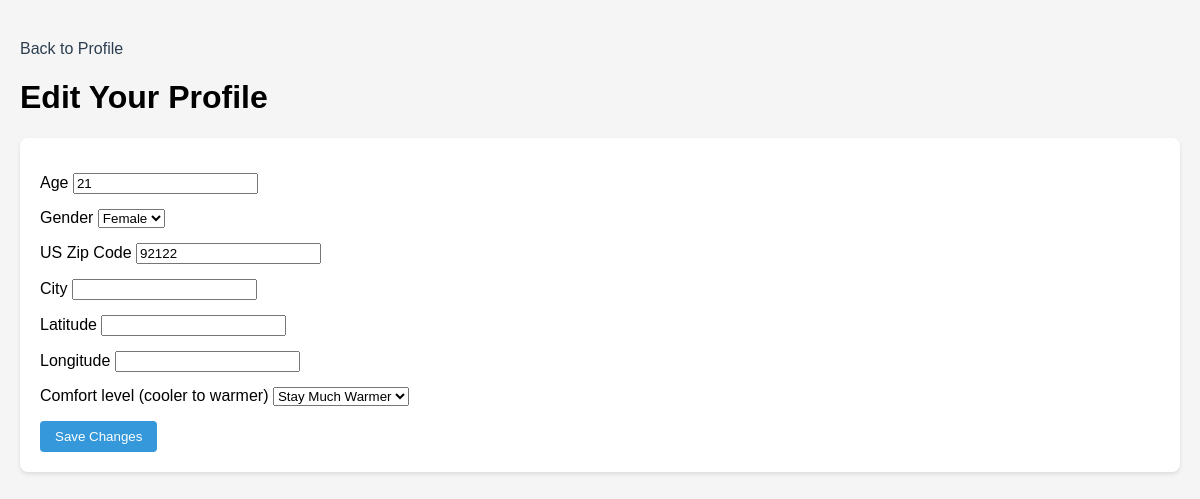
The page /edit_profile (signed in) on the database as committed earlier.
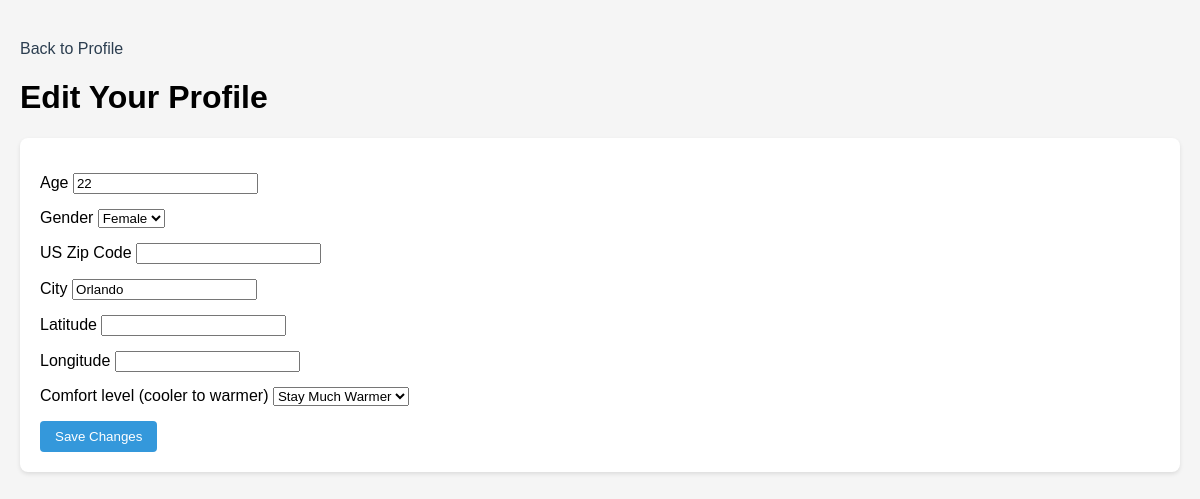
The same page on the database as committed later.
### models.py (models this page shows, shortened)
class Profile(db.Model):
    id = db.Column(db.Integer, primary_key = True) # set user id to be primary key
    age = db.Column(db.Integer, nullable = False)
    gender = db.Column(db.String(20), nullable = False)
    location_zip = db.Column(db.String(10), nullable=True)
    location_city = db.Column(db.String(100), nullable=True)
    location_latitude = db.Column(db.String, nullable=True)
    location_longitude = db.Column(db.String, nullable=True)
    comfort_level = db.Column(db.Integer, nullable = False)
    user_id = db.Column(db.Integer, db.ForeignKey('user.id'), nullable = False)

### main.py (the view, shortened to what this page needs)
@app.route('/edit_profile', methods=['GET', 'POST'])
@login_required
def edit_profile():
    form = UserProfileForm(obj=current_user.profile)
    return render_template('edit_profile.html', form=form)

### forms.py (shortened to what this page needs)
class UserProfileForm(FlaskForm):
    age = IntegerField('Age', validators=[DataRequired()])
    gender = SelectField('Gender', choices=[('Male', 'Male'), ('Female', 'Female'), ('Other', 'Other')], validators=[DataRequired()])
    location_zip = StringField('US Zip Code', validators=[Optional()])
    location_city = StringField('City', validators=[Optional()])
    location_latitude = StringField('Latitude', validators=[Optional()])
    location_longitude = StringField('Longitude', validators=[Optional()])
    comfort_level = SelectField('Comfort level (cooler to warmer)', choices=[
        (-2, 'Stay Much Cooler'),
        (-1, 'Stay Cooler'),
        (0, 'Neutral'),
        (1, 'Stay Warmer'),
        (2, 'Stay Much Warmer')
    ], default=0, validators=[DataRequired()])
    submit = SubmitField('Save Profile')

### main.py (called while the page is built)
@app.before_request
def setup():
        db.create_all()
        populate_sample_data()

@login_manager.user_loader
def load_user(user_id):
    return User.query.get(int(user_id))

### templates/edit_profile.html (shortened to what this page needs)
<!DOCTYPE html>
<html lang="en">
<head>
    <link rel="stylesheet" type="text/css" href="static/styles.css">
</head>
<body>
    <div class="nav-links">
        <a href="{{ url_for('profile') }}">Back to Profile</a>
    </div>
    <h1>Edit Your Profile</h1>
    <div class="recommendations-module">
        <form method="POST">
            <div class="form-group">{{ form.age.label }} {{ form.age() }}</div>
            <div class="form-group">{{ form.gender.label }} {{ form.gender() }}</div>
            <div class="form-group">{{ form.location_zip.label }} {{ form.location_zip() }}</div>
            <div class="form-group">{{ form.location_city.label }} {{ form.location_city() }}</div>
            <div class="form-group">{{ form.location_latitude.label }} {{ form.location_latitude() }}</div>
            <div class="form-group">{{ form.location_longitude.label }} {{ form.location_longitude() }}</div>
            <div class="form-group">{{ form.comfort_level.label }} {{ form.comfort_level() }}</div>
            <button type="submit">Save Changes</button>
        </form>
    </div>
</body>
</html>

Rows that differ between the two databases and show on the page:
changed Profile "Female": age "21" → "22"; location_zip "92122" → (not shown); location_city (not shown) → "Orlando"
